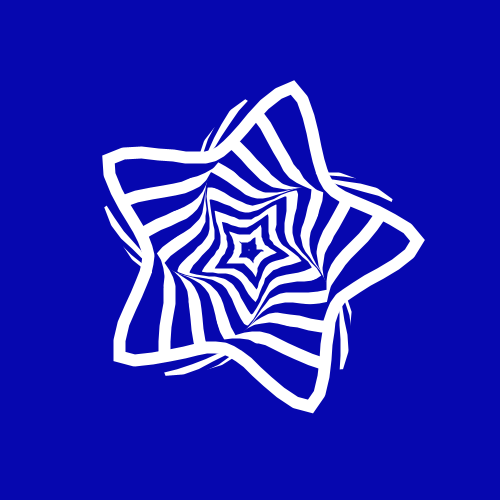
Frame 1 (no input)
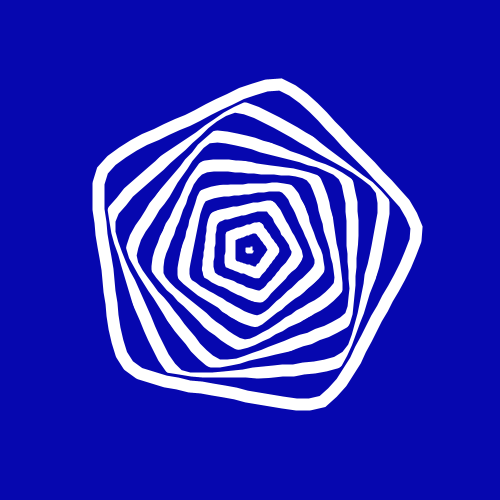
Frame 60 (the mouse pressed at the canvas centre just before this capture)
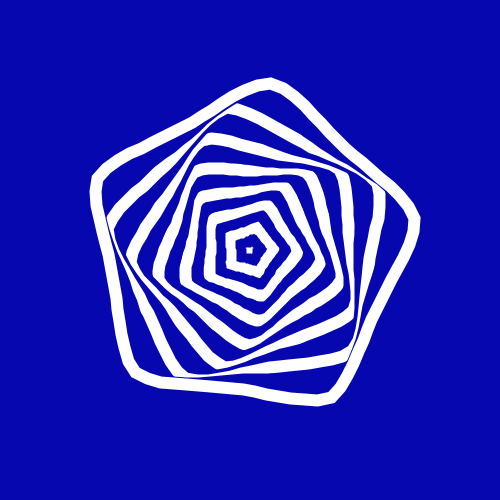
Frame 120 (the mouse held since frame 60 and released just before this capture)

The Processing sketch that drew these frames (run headless with seeded random() and noise(); from frame 60 on, the mouse is pressed at the canvas centre):

// Processing sketch: sketch_22102017
// ── sketch_22102017.pde
Morph[] morph = new Morph[15];
float angle = 0;
float speed = 0.02;
float a = 0;
void setup(){
  size(500,500);
  smooth();
  noFill();
  strokeWeight(12);
  for(int i = 0 ; i < morph.length; i++){
    angle+=0.01;
    morph[i] = new Morph(i*12, angle,i);
  }
}




void draw(){
  background(6,7,175);
  translate(width/2, height/2);
  rotate(a);
  for(int i = 0 ; i < morph.length; i++){
    morph[i].display();
  }
  a = a + speed;
}
// ── Morph.pde
class Morph{
  float n1 = 0.2, n2 = 1.7, n3 = 1.7, m = 5, a = 1, b = 1;
  float total = 80;
  float increment = TWO_PI / total;
  int R;
  float angle2;
  int count;
  boolean change = true;
  Morph(int _rayon, float _angle, int _count){
   R = _rayon;
   angle2 = _angle;
   count = _count;
  }
  
  float supershape(float theta){
    
    float part1 = (1 / a) * cos(theta * m / 4);
    part1 = abs(part1);
    part1 = pow(part1, n2);
    
    float part2 = (1 / b) * sin(theta * m / 4);
    part2 = abs(part2);
    part2 = pow(part2, n3);
    
    float part3 = pow(part1 + part2, 1/n1);
    
    if(part3 == 0){
      return 0;
    }
    
    return (1/part3);
  }
  
  void display(){
    update();
    rotate(angle2);
    beginShape();
    for(float angle = 0; angle < TWO_PI+0.1; angle+=increment){
      float r = supershape(angle);
      float x = R * r * cos(angle);
      float y = R * r * sin(angle);
      vertex(x,y);
    }
    endShape();
    angle2+=(count/40);
  }
  
  void update(){
    if(count % 2 == 1){
      stroke(6,7,175);
    }else{
      stroke(255);
    }
    if(change){
      n1+=0.008;
      if(n1 > 0.8){
        change = false;
      }
    }
    if(!change){
      n1-=0.008;
      if(n1 < 0.5){
        change = true;
      }
    }
  }
}
